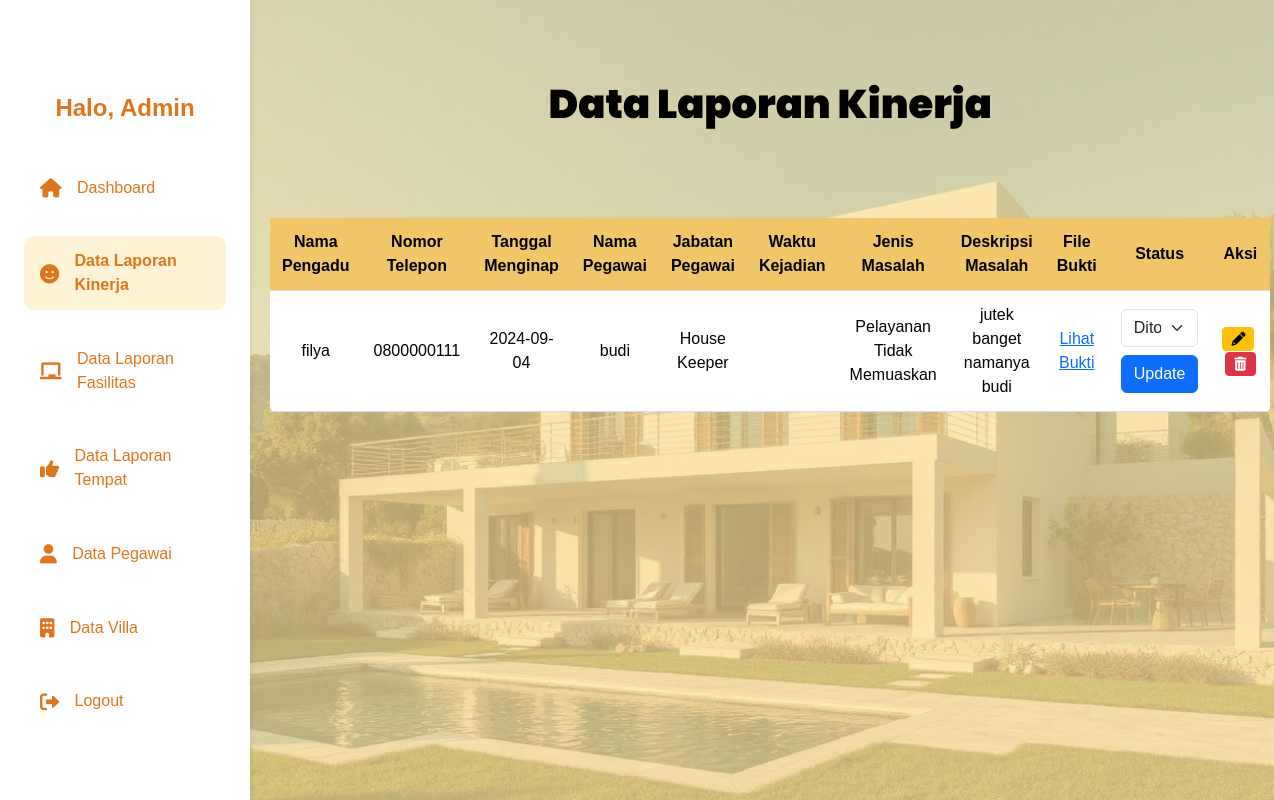
Before: /DashbordKinerja.php with the older database file.
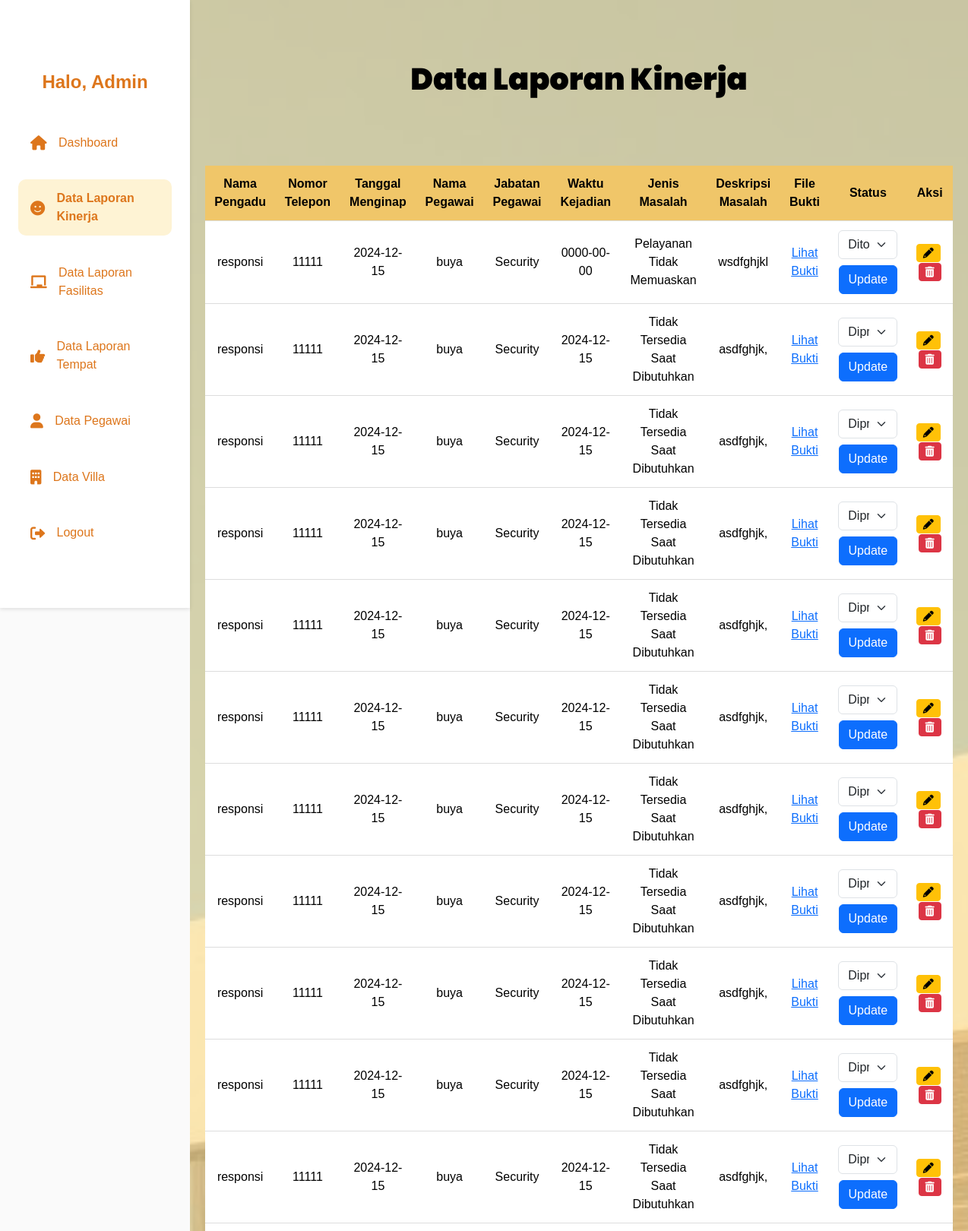
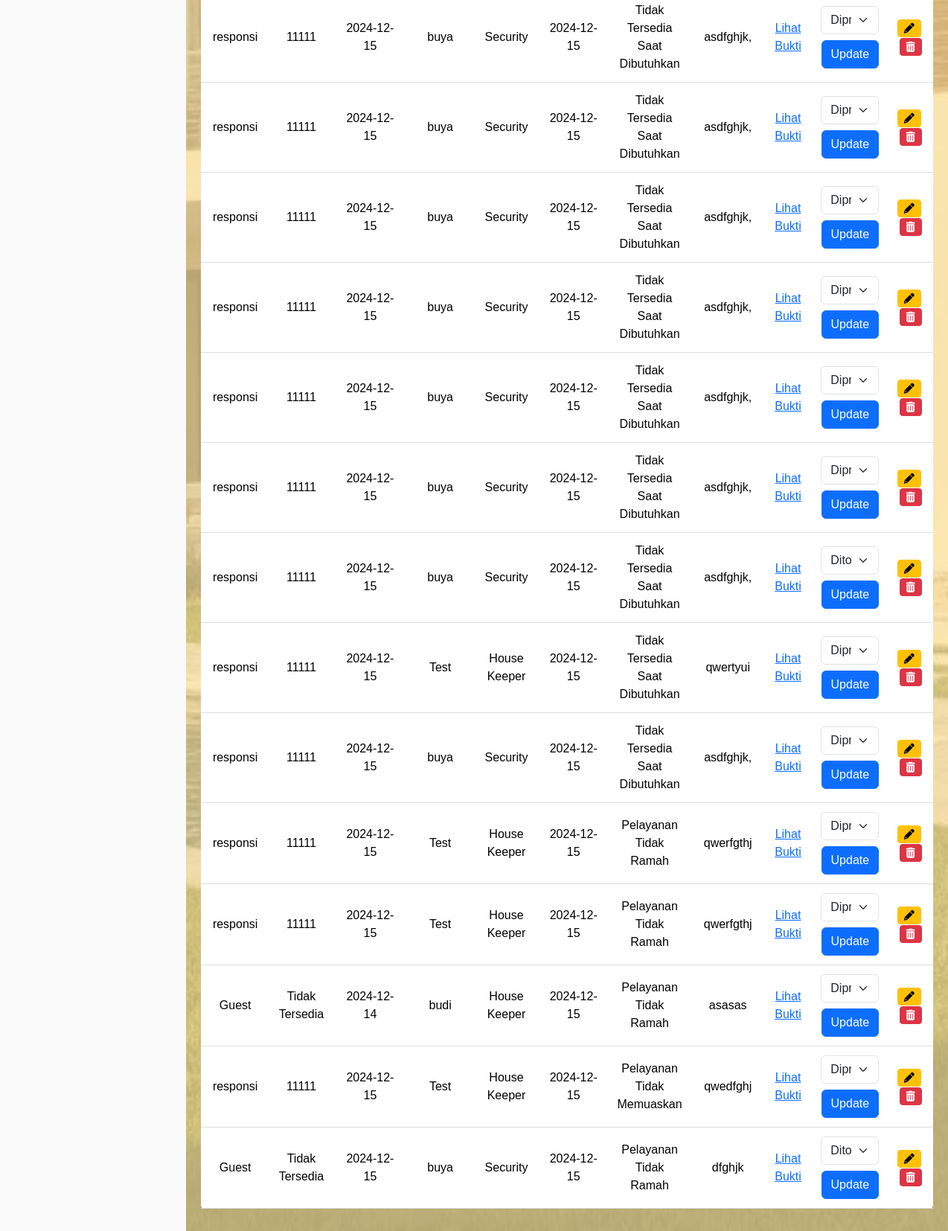
After: the same page with the newer database file (2 pictures, top to bottom).
### tables this page shows
CREATE TABLE `kinerja` (
  `id_pengaduan` int(11) NOT NULL,
  `nama_pengadu` varchar(255) NOT NULL,
  `no_telepon_pengadu` varchar(15) NOT NULL,
  `tanggal_menginap` date NOT NULL,
  `id_pegawai` int(11) NOT NULL,
  `nama_pegawai` varchar(255) NOT NULL,
  `jabatan_pegawai` enum('Resepsionis','House Keeper','Security') NOT NULL,
  `tanggal_melapor` date NOT NULL,
  `jenis_masalah` enum('Pelayanan Lambat','Sikap Tidak Profesional','Pelayanan Tidak Ramah','Sikap Karyawan Buruk','Pelayanan Tidak Memuaskan','Tidak Tersedia Saat Dibutuhkan','Lainnya') NOT NULL,
  `deskripsi_masalah` text NOT NULL,
  `file_bukti` varchar(255) DEFAULT NULL,
  `tinggi` enum('pendek','sedang','tinggi','sangat tinggi') NOT NULL,
  `tubuh` enum('kurus','sedang','berisi','gemuk') NOT NULL,
  `kulit` enum('cerah','sawo matang','gelap','sangat cerah','sangat gelap') NOT NULL,
  `rambut` varchar(50) NOT NULL,
  `wajah` enum('oval','bulat','persegi','lonjong','segitiga') NOT NULL,
  `status` enum('Diterima','Ditolak','Diproses') NOT NULL DEFAULT 'Diproses'
);

### DashbordKinerja.php (the view, shortened to what the changed rows need)
<?php
$servername = "localhost";
$username = "root";
$password = "";
$dbname = "filya_suite";
$conn = new mysqli($servername, $username, $password, $dbname);
$sql = "SELECT * FROM kinerja";
$result = $conn->query($sql);
?>
<!DOCTYPE html>
<html lang="en">
<head>
    <link rel="stylesheet" href="https://cdnjs.cloudflare.com/ajax/libs/font-awesome/6.0.0-beta3/css/all.min.css">
    <link href="https://cdn.jsdelivr.net/npm/bootstrap@5.3.0-alpha1/dist/css/bootstrap.min.css" rel="stylesheet">
</head>
<body>
    <div class="sidebar">
        <div class="sidebar-header">
            <h2>Halo, Admin</h2>
        </div>
    </div>
    <div class="main-content">
        <h1><strong>Data Laporan Kinerja</strong></h1>
        <div class="table-responsive">
            <table>
                <thead>
                    <tr>
                        <th>Nama Pengadu</th>
                        <th>Nomor Telepon</th>
                        <th>Tanggal Menginap</th>
                        <th>Nama Pegawai</th>
                        <th>Jabatan Pegawai</th>
                        <th>Waktu Kejadian</th>
                        <th>Jenis Masalah</th>
                        <th>Deskripsi Masalah</th>
                        <th>File Bukti</th>
                        <th>Status</th>
                        <th>Aksi</th>
                    </tr>
                </thead>
                <tbody>
                    <?php if (isset($result) && $result->num_rows > 0): ?>
                        <?php while ($laporan = $result->fetch_assoc()): ?>
                            <tr>
                                <td><?php echo $laporan['nama_pengadu']; ?></td>
                                <td><?php echo $laporan['no_telepon_pengadu']; ?></td>
                                <td><?php echo $laporan['tanggal_menginap']; ?></td>
                                <td><?php echo $laporan['nama_pegawai']; ?></td>
                                <td><?php echo $laporan['jabatan_pegawai']; ?></td>
                                <td><?php echo $laporan['tanggal_melapor']; ?></td>
                                <td><?php echo $laporan['jenis_masalah']; ?></td>
                                <td><?php echo $laporan['deskripsi_masalah']; ?></td>
                                <td>
                                    <?php if (!empty($laporan['file_bukti'])): ?>
                                        <a href="abcd.jpg" target="_blank">Lihat Bukti</a>
                                    <?php else: ?>
                                        Tidak Ada Bukti
                                    <?php endif; ?>
                                </td>
                                <td>
                                    <form method="POST" action="">
                                        <select name="status" class="form-select">
                                            <option value="Ditolak" <?php echo ($laporan['status'] == 'Ditolak') ? 'selected' : ''; ?>>Ditolak</option>
                                            <option value="Diproses" <?php echo ($laporan['status'] == 'Diproses') ? 'selected' : ''; ?>>Diproses</option>
                                        </select>
                                        <button type="submit" name="update_status" class="btn btn-primary mt-2">Update</button>
                                    </form>
                                </td>
                                <td class="text-center">
                                    <a href="proses_kinerja/edit.php?id=<?php echo $laporan['id_pengaduan']; ?>"
                                        class="btn btn-warning btn-sm d-inline-flex align-items-center me-1">
                                        <i class="fas fa-pencil-alt"></i>
                                    </a>
                                    <a href="proses_kinerja/delete.php?id=<?php echo $laporan['id_pengaduan']; ?>"
                                        class="btn btn-danger btn-sm d-inline-flex align-items-center"
                                        onclick="return confirm('Apakah Anda yakin ingin menghapus data ini?')">
                                        <i class="fas fa-trash-alt"></i>
                                    </a>
                                </td>
                            </tr>
                        <?php endwhile; ?>
                    <?php else: ?>
                        <tr>
                            <td colspan="10">Tidak ada data laporan yang tersedia.</td>
                        </tr>
                    <?php endif; ?>
                </tbody>
            </table>
        </div>
    </div>
</body>
</html>

Changed rows visible on the page:
removed kinerja: nama_pengadu "filya", no_telepon_pengadu "0800000111", tanggal_menginap "2024-09-04", nama_pegawai "budi", jabatan_pegawai "House Keeper", jenis_masalah "Pelayanan Tidak Memuaskan", deskripsi_masalah "jutek banget namanya budi", file_bukti "Lihat Bukti", status "Ditolak"
added kinerja: nama_pengadu "responsi", no_telepon_pengadu "11111", tanggal_menginap "2024-12-15", nama_pegawai "buya", jabatan_pegawai "Security", tanggal_melapor "0000-00-00", jenis_masalah "Pelayanan Tidak Memuaskan", deskripsi_masalah "wsdfghjkl", shows "Lihat Bukti", status "Ditolak"
added kinerja: nama_pengadu "responsi", no_telepon_pengadu "11111", tanggal_menginap "2024-12-15", nama_pegawai "buya", jabatan_pegawai "Security", tanggal_melapor "2024-12-15", jenis_masalah "Tidak Tersedia Saat Dibutuhkan", deskripsi_masalah "asdfghjk,", shows "Lihat Bukti", status "Diproses"
added kinerja: nama_pengadu "responsi", no_telepon_pengadu "11111", tanggal_menginap "2024-12-15", nama_pegawai "buya", jabatan_pegawai "Security", tanggal_melapor "2024-12-15", jenis_masalah "Tidak Tersedia Saat Dibutuhkan", deskripsi_masalah "asdfghjk,", shows "Lihat Bukti", status "Diproses"
added kinerja: nama_pengadu "responsi", no_telepon_pengadu "11111", tanggal_menginap "2024-12-15", nama_pegawai "buya", jabatan_pegawai "Security", tanggal_melapor "2024-12-15", jenis_masalah "Tidak Tersedia Saat Dibutuhkan", deskripsi_masalah "asdfghjk,", shows "Lihat Bukti", status "Diproses"
added kinerja: nama_pengadu "responsi", no_telepon_pengadu "11111", tanggal_menginap "2024-12-15", nama_pegawai "buya", jabatan_pegawai "Security", tanggal_melapor "2024-12-15", jenis_masalah "Tidak Tersedia Saat Dibutuhkan", deskripsi_masalah "asdfghjk,", shows "Lihat Bukti", status "Diproses"
added kinerja: nama_pengadu "responsi", no_telepon_pengadu "11111", tanggal_menginap "2024-12-15", nama_pegawai "buya", jabatan_pegawai "Security", tanggal_melapor "2024-12-15", jenis_masalah "Tidak Tersedia Saat Dibutuhkan", deskripsi_masalah "asdfghjk,", shows "Lihat Bukti", status "Diproses"
added kinerja: nama_pengadu "responsi", no_telepon_pengadu "11111", tanggal_menginap "2024-12-15", nama_pegawai "buya", jabatan_pegawai "Security", tanggal_melapor "2024-12-15", jenis_masalah "Tidak Tersedia Saat Dibutuhkan", deskripsi_masalah "asdfghjk,", shows "Lihat Bukti", status "Diproses"
added kinerja: nama_pengadu "responsi", no_telepon_pengadu "11111", tanggal_menginap "2024-12-15", nama_pegawai "buya", jabatan_pegawai "Security", tanggal_melapor "2024-12-15", jenis_masalah "Tidak Tersedia Saat Dibutuhkan", deskripsi_masalah "asdfghjk,", shows "Lihat Bukti", status "Diproses"
added kinerja: nama_pengadu "responsi", no_telepon_pengadu "11111", tanggal_menginap "2024-12-15", nama_pegawai "buya", jabatan_pegawai "Security", tanggal_melapor "2024-12-15", jenis_masalah "Tidak Tersedia Saat Dibutuhkan", deskripsi_masalah "asdfghjk,", shows "Lihat Bukti", status "Diproses"
added kinerja: nama_pengadu "responsi", no_telepon_pengadu "11111", tanggal_menginap "2024-12-15", nama_pegawai "buya", jabatan_pegawai "Security", tanggal_melapor "2024-12-15", jenis_masalah "Tidak Tersedia Saat Dibutuhkan", deskripsi_masalah "asdfghjk,", shows "Lihat Bukti", status "Diproses"
added kinerja: nama_pengadu "responsi", no_telepon_pengadu "11111", tanggal_menginap "2024-12-15", nama_pegawai "buya", jabatan_pegawai "Security", tanggal_melapor "2024-12-15", jenis_masalah "Tidak Tersedia Saat Dibutuhkan", deskripsi_masalah "asdfghjk,", shows "Lihat Bukti", status "Diproses"
added kinerja: nama_pengadu "responsi", no_telepon_pengadu "11111", tanggal_menginap "2024-12-15", nama_pegawai "buya", jabatan_pegawai "Security", tanggal_melapor "2024-12-15", jenis_masalah "Tidak Tersedia Saat Dibutuhkan", deskripsi_masalah "asdfghjk,", shows "Lihat Bukti", status "Diproses"
added kinerja: nama_pengadu "responsi", no_telepon_pengadu "11111", tanggal_menginap "2024-12-15", nama_pegawai "buya", jabatan_pegawai "Security", tanggal_melapor "2024-12-15", jenis_masalah "Tidak Tersedia Saat Dibutuhkan", deskripsi_masalah "asdfghjk,", shows "Lihat Bukti", status "Diproses"
added kinerja: nama_pengadu "responsi", no_telepon_pengadu "11111", tanggal_menginap "2024-12-15", nama_pegawai "buya", jabatan_pegawai "Security", tanggal_melapor "2024-12-15", jenis_masalah "Tidak Tersedia Saat Dibutuhkan", deskripsi_masalah "asdfghjk,", shows "Lihat Bukti", status "Diproses"
added kinerja: nama_pengadu "responsi", no_telepon_pengadu "11111", tanggal_menginap "2024-12-15", nama_pegawai "buya", jabatan_pegawai "Security", tanggal_melapor "2024-12-15", jenis_masalah "Tidak Tersedia Saat Dibutuhkan", deskripsi_masalah "asdfghjk,", shows "Lihat Bukti", status "Diproses"
added kinerja: nama_pengadu "responsi", no_telepon_pengadu "11111", tanggal_menginap "2024-12-15", nama_pegawai "buya", jabatan_pegawai "Security", tanggal_melapor "2024-12-15", jenis_masalah "Tidak Tersedia Saat Dibutuhkan", deskripsi_masalah "asdfghjk,", shows "Lihat Bukti", status "Diproses"
added kinerja: nama_pengadu "responsi", no_telepon_pengadu "11111", tanggal_menginap "2024-12-15", nama_pegawai "buya", jabatan_pegawai "Security", tanggal_melapor "2024-12-15", jenis_masalah "Tidak Tersedia Saat Dibutuhkan", deskripsi_masalah "asdfghjk,", shows "Lihat Bukti", status "Diproses"
added kinerja: nama_pengadu "responsi", no_telepon_pengadu "11111", tanggal_menginap "2024-12-15", nama_pegawai "buya", jabatan_pegawai "Security", tanggal_melapor "2024-12-15", jenis_masalah "Tidak Tersedia Saat Dibutuhkan", deskripsi_masalah "asdfghjk,", shows "Lihat Bukti", status "Ditolak"
added kinerja: nama_pengadu "responsi", no_telepon_pengadu "11111", tanggal_menginap "2024-12-15", nama_pegawai "Test", jabatan_pegawai "House Keeper", tanggal_melapor "2024-12-15", jenis_masalah "Tidak Tersedia Saat Dibutuhkan", deskripsi_masalah "qwertyui", shows "Lihat Bukti", status "Diproses"
added kinerja: nama_pengadu "responsi", no_telepon_pengadu "11111", tanggal_menginap "2024-12-15", nama_pegawai "buya", jabatan_pegawai "Security", tanggal_melapor "2024-12-15", jenis_masalah "Tidak Tersedia Saat Dibutuhkan", deskripsi_masalah "asdfghjk,", shows "Lihat Bukti", status "Diproses"
added kinerja: nama_pengadu "responsi", no_telepon_pengadu "11111", tanggal_menginap "2024-12-15", nama_pegawai "Test", jabatan_pegawai "House Keeper", tanggal_melapor "2024-12-15", jenis_masalah "Pelayanan Tidak Ramah", deskripsi_masalah "qwerfgthj", shows "Lihat Bukti", status "Diproses"
added kinerja: nama_pengadu "responsi", no_telepon_pengadu "11111", tanggal_menginap "2024-12-15", nama_pegawai "Test", jabatan_pegawai "House Keeper", tanggal_melapor "2024-12-15", jenis_masalah "Pelayanan Tidak Ramah", deskripsi_masalah "qwerfgthj", shows "Lihat Bukti", status "Diproses"
added kinerja: nama_pengadu "Guest", no_telepon_pengadu "Tidak Tersedia", tanggal_menginap "2024-12-14", nama_pegawai "budi", jabatan_pegawai "House Keeper", tanggal_melapor "2024-12-15", jenis_masalah "Pelayanan Tidak Ramah", deskripsi_masalah "asasas", shows "Lihat Bukti", status "Diproses"
added kinerja: nama_pengadu "responsi", no_telepon_pengadu "11111", tanggal_menginap "2024-12-15", nama_pegawai "Test", jabatan_pegawai "House Keeper", tanggal_melapor "2024-12-15", jenis_masalah "Pelayanan Tidak Memuaskan", deskripsi_masalah "qwedfghj", shows "Lihat Bukti", status "Diproses"
added kinerja: nama_pengadu "Guest", no_telepon_pengadu "Tidak Tersedia", tanggal_menginap "2024-12-15", nama_pegawai "buya", jabatan_pegawai "Security", tanggal_melapor "2024-12-15", jenis_masalah "Pelayanan Tidak Ramah", deskripsi_masalah "dfghjk", shows "Lihat Bukti", status "Ditolak"
